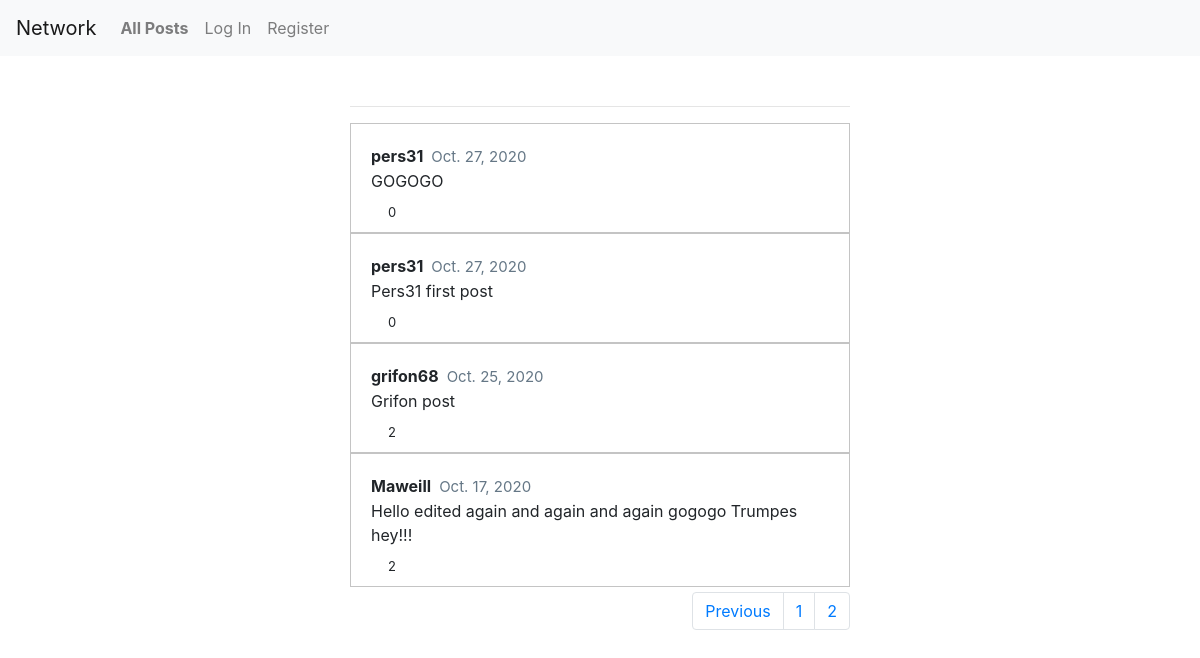
/2, run on the app's committed database.
### network/models.py (models this page shows, shortened)
class Post(models.Model):
	user = models.ForeignKey(User, on_delete=models.CASCADE, related_name="posts")
	text = models.TextField(max_length=280)
	liked = models.ManyToManyField(User, blank=True, related_name="post_liked")
	created = models.DateTimeField(auto_now_add=True)

class User(AbstractUser):
    pass

### network/views.py (the view)
# urls.py: path("<int:num>", views.index, name="index"),
def index(request, num):
    posts = Post.objects.all().order_by("-created")
    posts_pages = Paginator(posts, 10)
    current_page = posts_pages.page(num)
    now_date = datetime.now()
    return render(request, "network/index.html", {
        "posts": posts,
        "posts_pages": posts_pages,
        "current_page": current_page,
        "pages_number": range(1, posts_pages.num_pages + 1),
        })

### network/templates/network/index.html (shortened to what this page needs)
{% extends "network/layout.html" %}
{% load static %}
{% block body %}
	<br><hr>
    {% for post in current_page %}
    	<div class="post">
    		{% if user.is_authenticated %}
	    		<p class="post-info"><a id="post-user" href="{% url 'profile' username=post.user num=1 %}">{{ post.user }}</a>  <span id="post-created">{{ post.created.date }}</span></p>
	    	{% else %}
	    		<p class="post-info"><a id="post-user" href="/login">{{ post.user }}</a>  <span id="post-created">{{ post.created.date }}</span></p>
	    	{% endif %}
    		<p class="post-content">{{ post.text }}</p>
    		{% if user.is_authenticated %}
    			<div class="heart" tabindex="-1"></div>
    		{% else %}
    			<a href="/login"><div class="heart" tabindex="-1"></div></a>
    		{% endif %}
    		<p class="post-liked">{{ post.liked.all.count }}</p>
    	</div>
    {% endfor %}
    <nav aria-label="Page navigation example" style="float: right; margin-top: 5px;">
  		<ul class="pagination">
  			{% if current_page.has_previous %}
	  			<li class="page-item"><a class="page-link" href="{{ current_page.previous_page_number }}">Previous</a></li>
	  		{% endif %}
		    {% for number in pages_number %}
		    	<li class="page-item"><a class="page-link" href="{{number}}">{{number}}</a></li>
		    {% endfor %}
  		</ul>
{% endblock %}

### network/static/network/styles.css (style rules this page uses)
a { color: inherit; }
.post { padding: 20px; width: 500px; border: 1px solid #c4c4c4; height: auto; }
.post > * { margin: 0px; }
.post-info { font-weight: bold; cursor: pointer; display: table; }
#post-user { margin-right: 8px; }
#post-created { font-weight: normal; font-size: 15px; color: rgb(101, 119, 134); }
.post-liked { font-size: 13px; margin-left: 17px; position: relative; top: 10px; }
.heart { cursor: pointer; background-image:url( 'https://abs.twimg.com/a/1446542199/img/t1/web_heart_animation.png'); background-position: left; background-repeat: no-repeat; background-size: 2900%; height: 40px; width: 50px; position: absolute; left: 13px; }

### data on the page
Post: user "pers31", created "Oct. 27, 2020", text "GOGOGO", liked.all.count "0"
Post: user "pers31", created "Oct. 27, 2020", text "Pers31 first post", liked.all.count "0"
Post: user "grifon68", created "Oct. 25, 2020", text "Grifon post", liked.all.count "2"
Post: user "Maweill", created "Oct. 17, 2020", text "Hello edited again and again and again gogogo Trumpes hey!!!", liked.all.count "2"

### other printed values
{{ number }} "1" "2"
